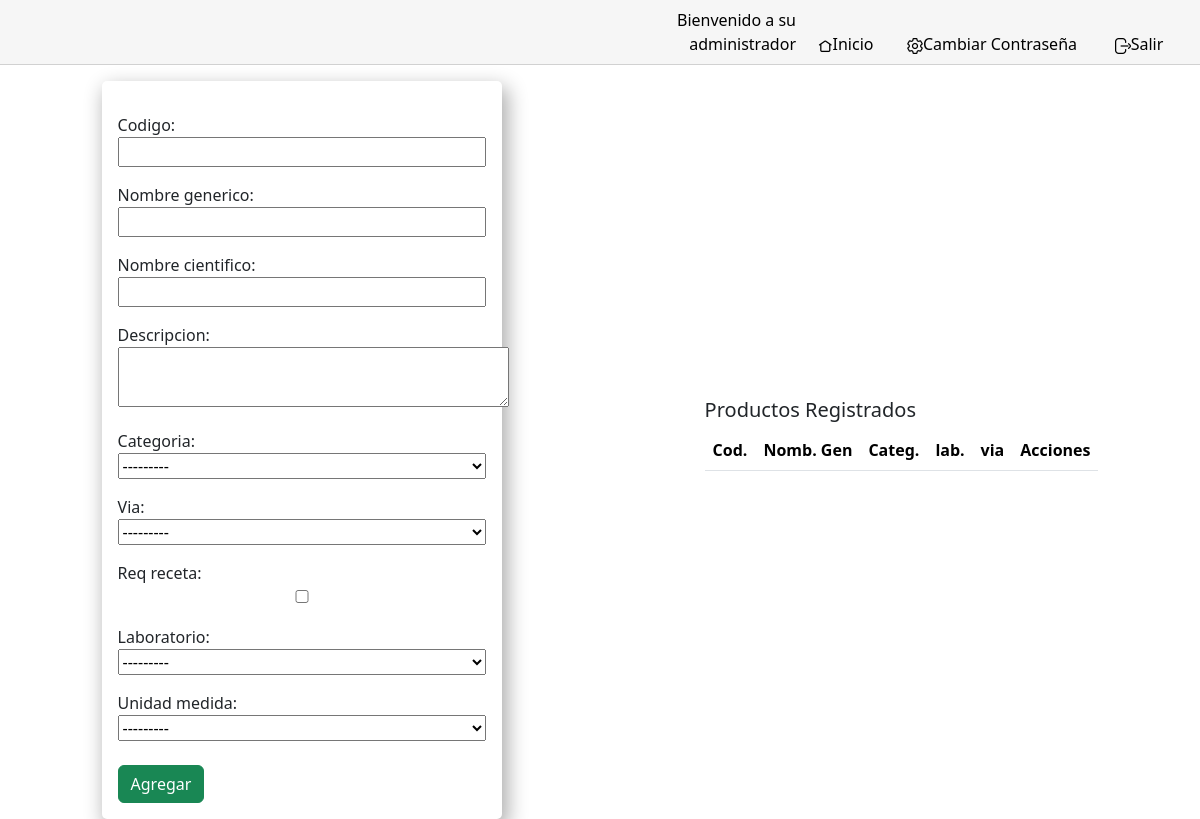
Before: /productos with the older database file.
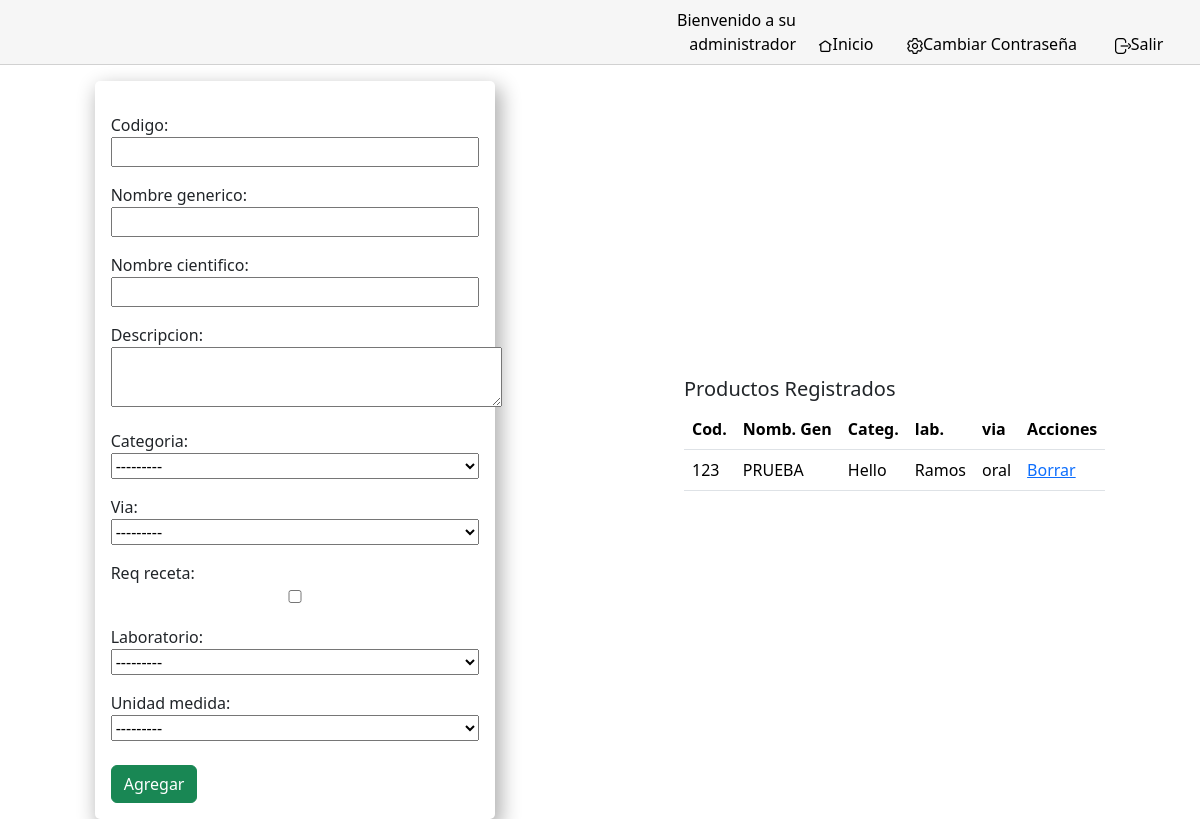
After: the same page with the newer database file.
### managefarmacia/models.py (models this page shows, shortened)
class producto(models.Model):
    codigo = models.CharField(max_length=50)
    nombre_generico = models.CharField(max_length=50)
    nombre_cientifico = models.CharField(max_length=50)
    descripcion = models.TextField()
    categoria = models.ForeignKey(categoria, on_delete=models.CASCADE)
    via = models.ForeignKey(via_consumo, on_delete=models.CASCADE)
    req_receta = models.BooleanField()
    laboratorio = models.ForeignKey(laboratorio, on_delete=models.CASCADE)
    unidad = models.ForeignKey(unidad_Medida, on_delete=models.CASCADE)
    precio = models.FloatField()
    fecha_vencimiento = models.DateField()
    cantidad = models.IntegerField()

class categoria(models.Model):
    nombre = models.CharField(max_length=50)
    def __str__(self):
        return f"{self.nombre}"

class laboratorio(models.Model):
    nombre = models.CharField(max_length=50)
    def __str__(self):
        return f"{self.nombre}"

class via_consumo(models.Model):
    nombre = models.CharField(max_length=50)
    def __str__(self):
        return f"{self.nombre}"

### managefarmacia/views.py (the view)
# urls.py: path("productos", views.productos_views, name="productos"),
def productos_views(request):
    return render(request, 'productos.html',{
        'form': nuevo_producto(),
        'productos': producto.objects.all().order_by('id').reverse()
    })

### managefarmacia/forms.py
class nuevo_producto(forms.Form):
    codigo = forms.CharField(max_length=50)
    nombre_generico = forms.CharField(max_length=50)
    nombre_cientifico = forms.CharField(max_length=50)
    descripcion = forms.CharField(widget=forms.Textarea(attrs={'style': 'max-height: 60px;'}))
    categoria = forms.ModelChoiceField(queryset=categoria.objects.all())
    via = forms.ModelChoiceField(queryset=via_consumo.objects.all())
    req_receta = forms.BooleanField()
    laboratorio = forms.ModelChoiceField(queryset=laboratorio.objects.all())
    unidad_Medida = forms.ModelChoiceField(queryset=unidad_Medida.objects.all())

### managefarmacia/models.py (called while the page is built)
    def __str__(self):
        return f"Unidad: {self.nombre} minimo: {self.minimo}"

### managefarmacia/templates/productos.html (shortened to what this page needs)
{% extends "layout.html" %}
{% load static %}
{% block body %}
<div class="col-12 d-flex align-items-center justify-content-around">
    <form class="col-4" id="form">
        {{ form }}
        <button type="button" class="mt-2 btn btn-success" onclick="nuevoProducto()">Agregar</button>
    </form>
    <div>
        <h5>Productos Registrados</h5>
        <div class="scroll-container">
            <table class="table">
                <thead class="thead-light">
                  <tr>
                    <th>Cod.</th>
                    <th>Nomb. Gen</th>
                    <th>Categ.</th>
                    <th>lab.</th>
                    <th>via</th>
                    <th>Acciones</th>
                  </tr>
                </thead>
                <tbody>
                  {% for i in productos %}
                  <tr>
                    <td>{{ i.codigo }}</td>
                    <td>{{ i.nombre_generico }}</td>
                    <td>{{ i.categoria }}</td>
                    <td>{{ i.laboratorio }}</td>
                    <td>{{ i.via }}</td>
                    <td><a href="{% url 'eliminarProducto' i.codigo %}">Borrar</a></td>
                  </tr>
                  {% endfor %}
                </tbody>
              </table>
        </div>
    </div>
</div>
{% endblock %}

Changed rows visible on the page:
added producto: codigo "123", nombre_generico "PRUEBA", categoria "Hello", laboratorio "Ramos", via "oral"
